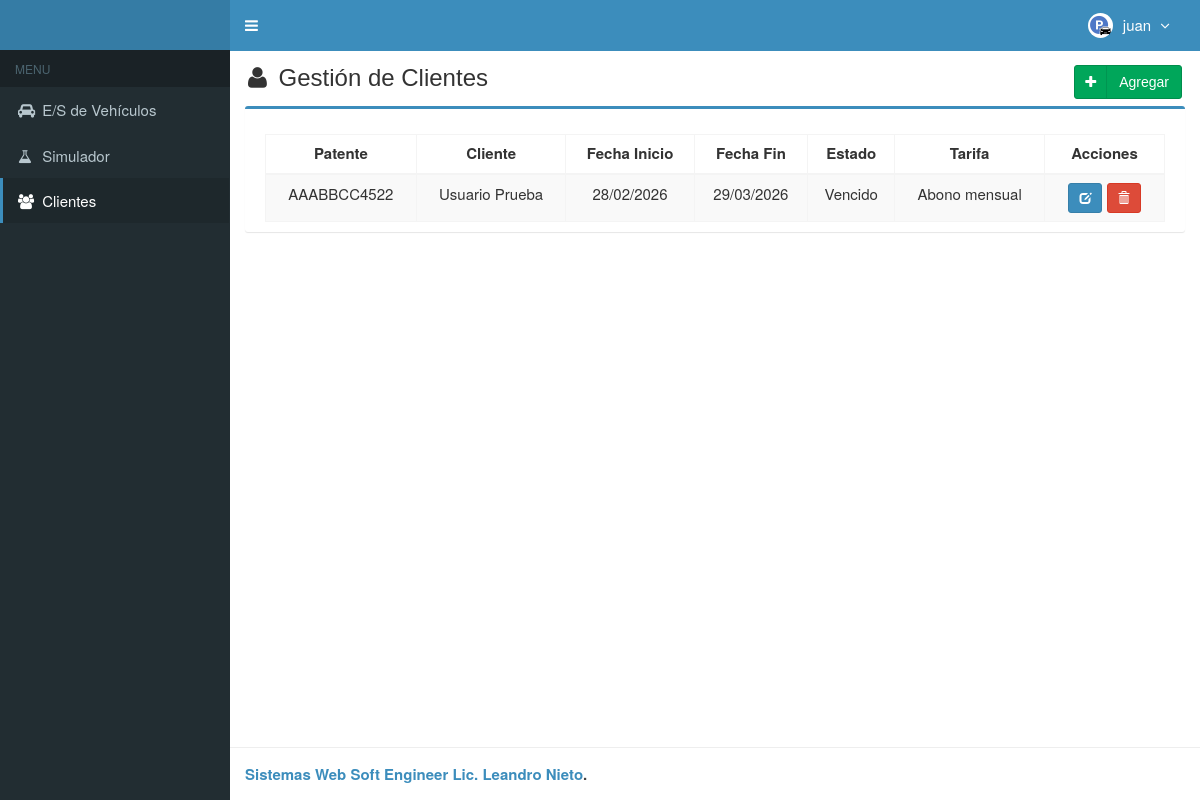
/main.php?module=clients (signed in), run on the app's committed database.
### tables this page shows
CREATE TABLE `usuarios` (
  `id_user` int(3) NOT NULL,
  `username` varchar(50) NOT NULL,
  `name_user` varchar(50) NOT NULL,
  `password` varchar(50) NOT NULL,
  `email` varchar(50) DEFAULT NULL,
  `telefono` varchar(13) DEFAULT NULL,
  `foto` varchar(100) DEFAULT NULL,
  `permisos_acceso` enum('Super Admin','Gerente','Operador') NOT NULL,
  `status` enum('activo','bloqueado') NOT NULL DEFAULT 'activo',
  `created_at` timestamp NOT NULL DEFAULT current_timestamp(),
  `updated_at` timestamp NOT NULL DEFAULT current_timestamp() ON UPDATE current_timestamp()
);

CREATE TABLE `clientes` (
  `id` int(10) UNSIGNED NOT NULL,
  `denominacion` varchar(191) NOT NULL,
  `patente` varchar(15) NOT NULL,
  `tarifa_id` int(11) DEFAULT NULL,
  `fecha_inicio` date DEFAULT NULL,
  `fecha_fin` date DEFAULT NULL,
  `activo` tinyint(1) DEFAULT 1,
  `direccion` varchar(191) DEFAULT NULL,
  `telefonos` varchar(191) DEFAULT NULL,
  `localidad` varchar(191) DEFAULT NULL,
  `created_at` timestamp NULL DEFAULT NULL,
  `updated_at` timestamp NULL DEFAULT NULL
);

CREATE TABLE `tarifas` (
  `id` int(11) NOT NULL,
  `descripcion` varchar(100) NOT NULL,
  `unidad` enum('minutos','horas','dias','fijo') NOT NULL,
  `valor` int(11) NOT NULL DEFAULT 1,
  `monto` decimal(10,2) NOT NULL,
  `es_tarifa_fraccionable` tinyint(1) NOT NULL DEFAULT 0,
  `es_default` tinyint(1) NOT NULL DEFAULT 0,
  `activo` tinyint(1) NOT NULL DEFAULT 1,
  `created_at` timestamp NOT NULL DEFAULT current_timestamp(),
  `es_tope_diario` tinyint(1) DEFAULT 0
);

### modules/clients/view.php (the view, shortened to what this page needs)
<section class="content-header">
  <h1>
    <i class="fa fa-user icon-title"></i> Gestión de Clientes
    <a class="btn btn-success btn-social pull-right" href="?module=form_clients&form=add" title="Agregar" data-toggle="tooltip">
      <i class="fa fa-plus"></i> Agregar
    </a>
  </h1>
</section>
<section class="content">
  <div class="row">
    <div class="col-md-12">
      <div class="box box-primary">
        <div class="box-body table-responsive">
          <table id="dataTables1" class="table table-bordered table-striped table-hover">
            <thead>
              <tr>
                <th class="center">Patente</th>
                <th class="center">Cliente</th>
                <th class="center">Fecha Inicio</th>
                <th class="center">Fecha Fin</th>
                <th class="center">Estado</th>
                <th class="center">Tarifa</th>
                <th class="center">Acciones</th>
              </tr>
            </thead>
                        <tbody>
            <?php
            $hoy = date('Y-m-d');
            $query = mysqli_query($mysqli, "SELECT c.*, c.telefonos as celular, t.descripcion AS tarifa
                                            FROM clientes c
                                            JOIN tarifas t ON t.id = c.tarifa_id
                                            ORDER BY id ASC")
                                            or die('error: '.mysqli_error($mysqli));
            while ($data = mysqli_fetch_assoc($query)) {
          $fecha_inicio_db = $data['fecha_inicio'];
          $fecha_fin_db    = $data['fecha_fin'];
          $vigente = ($data['activo'] == 1 && $fecha_fin_db >= $hoy);
          $fecha_inicio = date('d/m/Y', strtotime($fecha_inicio_db));
          $fecha_fin    = date('d/m/Y', strtotime($fecha_fin_db));
          $estado = $vigente ? 'Vigente' : 'Vencido';
          echo "<tr>
            <td><center>{$data['patente']}</center></td>
            <td><center>{$data['denominacion']}</center></td>
            <td><center>{$fecha_inicio}</center></td>
            <td><center>{$fecha_fin}</center></td>
            <td><center>{$estado}</center></td>
            <td><center>{$data['tarifa']}</center></td>
            <td class='center' width='120'>
              <div>
                <a data-toggle='tooltip' title='Modificar' class='btn btn-primary btn-sm'
                   href='?module=form_clients&form=edit&id={$data['id']}'>
                  <i style='color:#fff' class='glyphicon glyphicon-edit'></i>
                </a>";
                  if ($data['activo'] == 1) {
                      echo "
                              <a data-toggle='tooltip' title='Eliminar' class='btn btn-danger btn-sm'
                                href='modules/clients/proses.php?act=delete&id={$data['id']}'
                                onclick=\"return confirm('¿Estás seguro de eliminar a {$data['denominacion']}?');\">
                                <i style='color:#fff' class='glyphicon glyphicon-trash'></i>
                              </a>";
                  } else {
                      echo "
                              <a data-toggle='tooltip' class='btn btn-default btn-sm' href='#'>
                                <i style='color:white' class='glyphicon glyphicon-edit'></i>
                              </a>";
                  }
                  echo "   </div>
                          </td>
                        </tr>";
              }?>
            </tbody>
          </table>
        </div>
      </div>
    </div>
  </div>
</section><!-- /.content

### top-menu.php (shortened to what this page needs)
<?php
require_once "config/database.php";
$query = mysqli_query($mysqli, "SELECT id_user, name_user, foto, permisos_acceso FROM usuarios WHERE id_user='$_SESSION[id_user]'")
                                or die('error: '.mysqli_error($mysqli));
$data = mysqli_fetch_assoc($query);
?>
<li class="dropdown user user-menu">
  <a href="#" class="dropdown-toggle" data-toggle="dropdown">
  <?php
  if ($data['foto']=="") { ?>
    <img src="assets/img/logo.webp" class="user-image" alt="User Image"/>
  <?php
  }
  else { ?>
    <img src="assets/img/logo.webp" class="user-image" alt="User Image"/>
  <?php
  }
  ?>
    <span class="hidden-xs"><?php echo $data['name_user']; ?> <i style="margin-left:5px" class="fa fa-angle-down"></i></span>
  </a>
</li>

### assets/css/style.css (style rules this page uses)
.btn-social *:first-child { border-right: 1px solid rgba(0, 0, 0, 0.1); bottom: 0; font-size: 1em !important; left: 0; line-height: 32px !important; position: absolute; text-align: center; top: 0; width: 32px !important; }
.content-header { padding: 15px 18px 0; position: relative; }
.center { text-align:center; }
.icon-title { margin-right: 5px; }
body { background-color: #fff; color: #333; font-size: 15px; line-height: 1.42857; }

### data on the page
usuarios: name_user "juan"
clientes: patente "AAABBCC4522", denominacion "Usuario Prueba", fecha_inicio "28/02/2026", fecha_fin "29/03/2026", tarifa.descripcion "Abono mensual"
